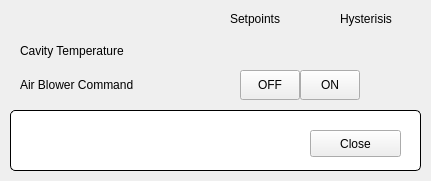
<?xml version="1.0" encoding="UTF-8"?>
<ui version="4.0">
 <class>uiBORFSetpoints</class>
 <widget class="QMainWindow" name="uiBORFSetpoints">
  <property name="geometry">
   <rect>
    <x>0</x>
    <y>0</y>
    <width>431</width>
    <height>181</height>
   </rect>
  </property>
  <property name="windowTitle">
   <string>BO RF Setpoints</string>
  </property>
  <widget class="QWidget" name="centralwidget">
   <widget class="QLabel" name="label">
    <property name="geometry">
     <rect>
      <x>20</x>
      <y>40</y>
      <width>191</width>
      <height>21</height>
     </rect>
    </property>
    <property name="text">
     <string>Cavity Temperature</string>
    </property>
   </widget>
   <widget class="QLabel" name="label_3">
    <property name="geometry">
     <rect>
      <x>230</x>
      <y>10</y>
      <width>61</width>
      <height>17</height>
     </rect>
    </property>
    <property name="text">
     <string>Setpoints</string>
    </property>
   </widget>
   <widget class="QLabel" name="label_4">
    <property name="geometry">
     <rect>
      <x>340</x>
      <y>10</y>
      <width>71</width>
      <height>17</height>
     </rect>
    </property>
    <property name="text">
     <string>Hysterisis</string>
    </property>
   </widget>
   <widget class="QGroupBox" name="titleGroupBox_2">
    <property name="geometry">
     <rect>
      <x>10</x>
      <y>110</y>
      <width>411</width>
      <height>61</height>
     </rect>
    </property>
    <property name="styleSheet">
     <string notr="true">QGroupBox {
	background-color: rgb(255, 255, 255);
    border: 1px solid black;
    border-radius: 5px;
    margin-top: 0.5em;
}

QGroupBox::title {
    subcontrol-origin: margin;
    left: 10px;
    padding: 0 3px 0 3px;
}</string>
    </property>
    <property name="title">
     <string/>
    </property>
    <widget class="QPushButton" name="btnClose_">
     <property name="geometry">
      <rect>
       <x>300</x>
       <y>20</y>
       <width>91</width>
       <height>27</height>
      </rect>
     </property>
     <property name="text">
      <string>Close</string>
     </property>
    </widget>
   </widget>
   <widget class="QENumericEdit" name="qenumericedit">
    <property name="geometry">
     <rect>
      <x>220</x>
      <y>40</y>
      <width>80</width>
      <height>23</height>
     </rect>
    </property>
    <property name="variable" stdset="0">
     <string>BOC06-RF-CAV:setTemperatureSetPoint</string>
    </property>
   </widget>
   <widget class="QENumericEdit" name="qenumericedit_2">
    <property name="geometry">
     <rect>
      <x>330</x>
      <y>40</y>
      <width>80</width>
      <height>23</height>
     </rect>
    </property>
    <property name="variable" stdset="0">
     <string>BOC06-RF-CAV:setTemperatureHysteresis</string>
    </property>
    <property name="writeOnFinish">
     <bool>false</bool>
    </property>
   </widget>
   <widget class="QLabel" name="label_2">
    <property name="geometry">
     <rect>
      <x>20</x>
      <y>70</y>
      <width>191</width>
      <height>30</height>
     </rect>
    </property>
    <property name="text">
     <string>Air Blower Command</string>
    </property>
   </widget>
   <widget class="QPushButton" name="btnBlowerOFF">
    <property name="geometry">
     <rect>
      <x>240</x>
      <y>70</y>
      <width>60</width>
      <height>30</height>
     </rect>
    </property>
    <property name="text">
     <string>OFF</string>
    </property>
   </widget>
   <widget class="QPushButton" name="btnBlowerON">
    <property name="geometry">
     <rect>
      <x>300</x>
      <y>70</y>
      <width>60</width>
      <height>30</height>
     </rect>
    </property>
    <property name="text">
     <string>ON</string>
    </property>
   </widget>
  </widget>
 </widget>
 <customwidgets>
  <customwidget>
   <class>QENumericEdit</class>
   <extends>QWidget</extends>
   <header>QENumericEdit.h</header>
  </customwidget>
 </customwidgets>
 <resources/>
 <connections/>
</ui>
